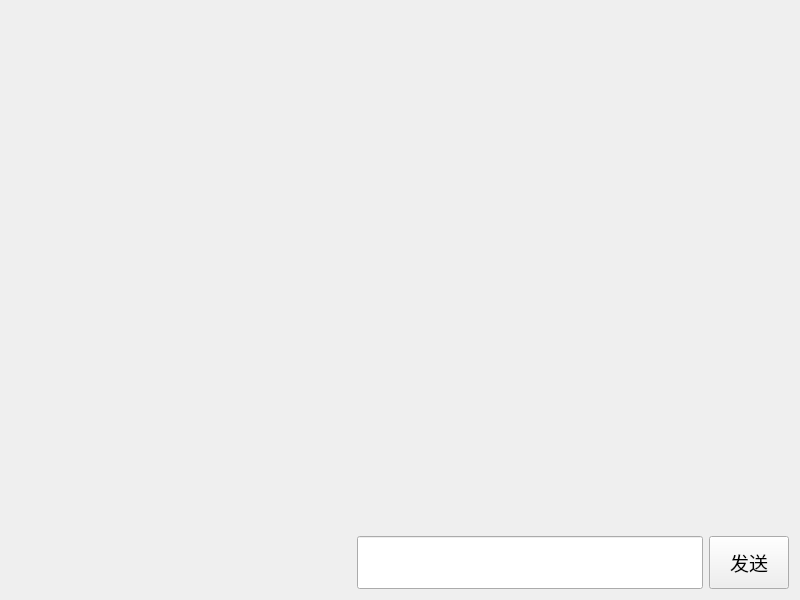
<?xml version="1.0" encoding="UTF-8"?>
<ui version="4.0">
 <class>Widget</class>
 <widget class="QWidget" name="Widget">
  <property name="geometry">
   <rect>
    <x>0</x>
    <y>0</y>
    <width>800</width>
    <height>600</height>
   </rect>
  </property>
  <property name="font">
   <font>
    <pointsize>14</pointsize>
   </font>
  </property>
  <property name="windowTitle">
   <string>Widget</string>
  </property>
  <layout class="QVBoxLayout" name="verticalLayout_2">
   <item>
    <layout class="QVBoxLayout" name="verticalLayout" stretch="10,1">
     <item>
      <spacer name="verticalSpacer">
       <property name="orientation">
        <enum>Qt::Orientation::Vertical</enum>
       </property>
       <property name="sizeHint" stdset="0">
        <size>
         <width>20</width>
         <height>40</height>
        </size>
       </property>
      </spacer>
     </item>
     <item>
      <layout class="QHBoxLayout" name="horizontalLayout">
       <item>
        <spacer name="horizontalSpacer">
         <property name="orientation">
          <enum>Qt::Orientation::Horizontal</enum>
         </property>
         <property name="sizeHint" stdset="0">
          <size>
           <width>40</width>
           <height>20</height>
          </size>
         </property>
        </spacer>
       </item>
       <item>
        <widget class="QLineEdit" name="lineEdit">
         <property name="sizePolicy">
          <sizepolicy hsizetype="Expanding" vsizetype="MinimumExpanding">
           <horstretch>0</horstretch>
           <verstretch>0</verstretch>
          </sizepolicy>
         </property>
        </widget>
       </item>
       <item>
        <widget class="QPushButton" name="pushButton">
         <property name="sizePolicy">
          <sizepolicy hsizetype="Minimum" vsizetype="MinimumExpanding">
           <horstretch>0</horstretch>
           <verstretch>0</verstretch>
          </sizepolicy>
         </property>
         <property name="text">
          <string>发送</string>
         </property>
        </widget>
       </item>
      </layout>
     </item>
    </layout>
   </item>
  </layout>
 </widget>
 <resources/>
 <connections/>
</ui>
